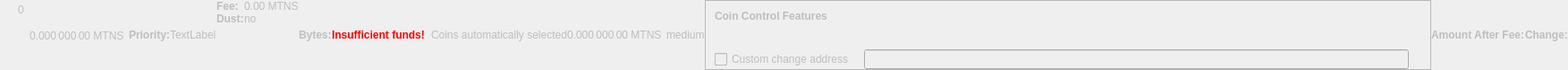
    <widget class="QWidget" name="dummyHideWidget" native="true">
     <property name="enabled">
      <bool>false</bool>
     </property>
     <property name="maximumSize">
      <size>
       <width>100</width>
       <height>22</height>
      </size>
     </property>
     <layout class="QHBoxLayout" name="dummyHideLayout">
      <property name="spacing">
       <number>0</number>
      </property>
      <property name="leftMargin">
       <number>0</number>
      </property>
      <property name="topMargin">
       <number>0</number>
      </property>
      <property name="rightMargin">
       <number>0</number>
      </property>
      <property name="bottomMargin">
       <number>0</number>
      </property>
      <item>
       <layout class="QFormLayout" name="formLayoutCoinControl1">
        <property name="horizontalSpacing">
         <number>10</number>
        </property>
        <property name="verticalSpacing">
         <number>14</number>
        </property>
        <property name="leftMargin">
         <number>10</number>
        </property>
        <property name="topMargin">
         <number>4</number>
        </property>
        <property name="rightMargin">
         <number>6</number>
        </property>
        <item row="0" column="1">
         <widget class="QLabel" name="labelCoinControlBytes">
          <property name="cursor">
           <cursorShape>IBeamCursor</cursorShape>
          </property>
          <property name="contextMenuPolicy">
           <enum>Qt::ActionsContextMenu</enum>
          </property>
          <property name="text">
           <string notr="true">0</string>
          </property>
          <property name="textInteractionFlags">
           <set>Qt::LinksAccessibleByMouse|Qt::TextSelectableByKeyboard|Qt::TextSelectableByMouse</set>
          </property>
         </widget>
        </item>
       </layout>
      </item>
      <item>
       <widget class="QLabel" name="labelCoinControlAfterFee">
        <property name="enabled">
         <bool>false</bool>
        </property>
        <property name="sizePolicy">
         <sizepolicy hsizetype="Fixed" vsizetype="Fixed">
          <horstretch>0</horstretch>
          <verstretch>0</verstretch>
         </sizepolicy>
        </property>
        <property name="minimumSize">
         <size>
          <width>111</width>
          <height>12</height>
         </size>
        </property>
        <property name="maximumSize">
         <size>
          <width>111</width>
          <height>12</height>
         </size>
        </property>
        <property name="cursor">
         <cursorShape>IBeamCursor</cursorShape>
        </property>
        <property name="contextMenuPolicy">
         <enum>Qt::ActionsContextMenu</enum>
        </property>
        <property name="text">
         <string notr="true">0.000 000 00 MTNS</string>
        </property>
        <property name="textInteractionFlags">
         <set>Qt::LinksAccessibleByMouse|Qt::TextSelectableByKeyboard|Qt::TextSelectableByMouse</set>
        </property>
       </widget>
      </item>
      <item>
       <widget class="QLabel" name="labelCoinControlPriorityText">
        <property name="enabled">
         <bool>false</bool>
        </property>
        <property name="font">
         <font>
          <weight>75</weight>
          <bold>true</bold>
         </font>
        </property>
        <property name="text">
         <string>Priority:</string>
        </property>
       </widget>
      </item>
      <item>
       <layout class="QHBoxLayout" name="horizontalLayout">
        <item>
         <widget class="QLabel" name="WarningLabel">
          <property name="text">
           <string>TextLabel</string>
          </property>
         </widget>
        </item>
       </layout>
      </item>
      <item>
       <layout class="QFormLayout" name="formLayoutCoinControl3">
        <property name="horizontalSpacing">
         <number>0</number>
        </property>
        <property name="verticalSpacing">
         <number>0</number>
        </property>
        <property name="leftMargin">
         <number>0</number>
        </property>
        <property name="topMargin">
         <number>0</number>
        </property>
        <property name="rightMargin">
         <number>0</number>
        </property>
        <item row="0" column="0">
         <widget class="QLabel" name="labelCoinControlFeeText">
          <property name="enabled">
           <bool>false</bool>
          </property>
          <property name="font">
           <font>
            <weight>75</weight>
            <bold>true</bold>
           </font>
          </property>
          <property name="text">
           <string>Fee:</string>
          </property>
          <property name="margin">
           <number>0</number>
          </property>
         </widget>
        </item>
        <item row="0" column="1">
         <widget class="QLabel" name="labelCoinControlFee">
          <property name="enabled">
           <bool>false</bool>
          </property>
          <property name="cursor">
           <cursorShape>IBeamCursor</cursorShape>
          </property>
          <property name="contextMenuPolicy">
           <enum>Qt::ActionsContextMenu</enum>
          </property>
          <property name="text">
           <string notr="true">0.00 MTNS</string>
          </property>
          <property name="textInteractionFlags">
           <set>Qt::LinksAccessibleByMouse|Qt::TextSelectableByKeyboard|Qt::TextSelectableByMouse</set>
          </property>
         </widget>
        </item>
        <item row="1" column="0">
         <widget class="QLabel" name="labelCoinControlLowOutputText">
          <property name="enabled">
           <bool>false</bool>
          </property>
          <property name="font">
           <font>
            <weight>75</weight>
            <bold>true</bold>
           </font>
          </property>
          <property name="text">
           <string>Dust:</string>
          </property>
         </widget>
        </item>
        <item row="1" column="1">
         <widget class="QLabel" name="labelCoinControlLowOutput">
          <property name="enabled">
           <bool>false</bool>
          </property>
          <property name="cursor">
           <cursorShape>IBeamCursor</cursorShape>
          </property>
          <property name="contextMenuPolicy">
           <enum>Qt::ActionsContextMenu</enum>
          </property>
          <property name="text">
           <string>no</string>
          </property>
          <property name="textInteractionFlags">
           <set>Qt::LinksAccessibleByMouse|Qt::TextSelectableByKeyboard|Qt::TextSelectableByMouse</set>
          </property>
         </widget>
        </item>
       </layout>
      </item>
      <item>
       <widget class="QLabel" name="labelCoinControlBytesText">
        <property name="enabled">
         <bool>false</bool>
        </property>
        <property name="font">
         <font>
          <weight>75</weight>
          <bold>true</bold>
         </font>
        </property>
        <property name="text">
         <string>Bytes:</string>
        </property>
       </widget>
      </item>
      <item>
       <layout class="QFormLayout" name="formLayoutCoinControl2">
        <property name="horizontalSpacing">
         <number>0</number>
        </property>
        <property name="verticalSpacing">
         <number>0</number>
        </property>
        <property name="leftMargin">
         <number>0</number>
        </property>
        <property name="topMargin">
         <number>0</number>
        </property>
        <property name="rightMargin">
         <number>0</number>
        </property>
       </layout>
      </item>
      <item>
       <layout class="QHBoxLayout" name="horizontalLayoutCoinControl2">
        <property name="spacing">
         <number>0</number>
        </property>
        <property name="bottomMargin">
         <number>0</number>
        </property>
       </layout>
      </item>
      <item>
       <widget class="QLabel" name="labelCoinControlInsuffFunds">
        <property name="enabled">
         <bool>false</bool>
        </property>
        <property name="minimumSize">
         <size>
          <width>0</width>
          <height>0</height>
         </size>
        </property>
        <property name="font">
         <font>
          <weight>75</weight>
          <bold>true</bold>
         </font>
        </property>
        <property name="styleSheet">
         <string notr="true">color:red;font-weight:bold;</string>
        </property>
        <property name="text">
         <string>Insufficient funds!</string>
        </property>
        <property name="margin">
         <number>5</number>
        </property>
       </widget>
      </item>
      <item>
       <layout class="QFormLayout" name="formLayoutCoinControl4">
        <property name="horizontalSpacing">
         <number>0</number>
        </property>
        <property name="verticalSpacing">
         <number>0</number>
        </property>
        <property name="leftMargin">
         <number>0</number>
        </property>
        <property name="topMargin">
         <number>0</number>
        </property>
        <property name="rightMargin">
         <number>0</number>
        </property>
       </layout>
      </item>
      <item>
       <widget class="QLabel" name="labelCoinControlChangeLabel">
        <property name="enabled">
         <bool>false</bool>
        </property>
        <property name="sizePolicy">
         <sizepolicy hsizetype="Preferred" vsizetype="Expanding">
          <horstretch>0</horstretch>
          <verstretch>0</verstretch>
         </sizepolicy>
        </property>
        <property name="minimumSize">
         <size>
          <width>0</width>
          <height>0</height>
         </size>
        </property>
        <property name="text">
         <string/>
        </property>
        <property name="margin">
         <number>3</number>
        </property>
       </widget>
      </item>
      <item>
       <widget class="QLabel" name="labelCoinControlAutomaticallySelected">
        <property name="enabled">
         <bool>false</bool>
        </property>
        <property name="sizePolicy">
         <sizepolicy hsizetype="Fixed" vsizetype="Fixed">
          <horstretch>0</horstretch>
          <verstretch>0</verstretch>
         </sizepolicy>
        </property>
        <property name="minimumSize">
         <size>
          <width>0</width>
          <height>0</height>
         </size>
        </property>
        <property name="maximumSize">
         <size>
          <width>240</width>
          <height>16777215</height>
         </size>
        </property>
        <property name="text">
         <string>Coins automatically selected</string>
        </property>
        <property name="margin">
         <number>5</number>
        </property>
       </widget>
      </item>
      <item>
       <widget class="QLabel" name="labelCoinControlChange">
        <property name="enabled">
         <bool>false</bool>
        </property>
        <property name="sizePolicy">
         <sizepolicy hsizetype="Fixed" vsizetype="Fixed">
          <horstretch>0</horstretch>
          <verstretch>0</verstretch>
         </sizepolicy>
        </property>
        <property name="minimumSize">
         <size>
          <width>111</width>
          <height>0</height>
         </size>
        </property>
        <property name="maximumSize">
         <size>
          <width>111</width>
          <height>16777215</height>
         </size>
        </property>
        <property name="cursor">
         <cursorShape>IBeamCursor</cursorShape>
        </property>
        <property name="contextMenuPolicy">
         <enum>Qt::ActionsContextMenu</enum>
        </property>
        <property name="text">
         <string notr="true">0.000 000 00 MTNS</string>
        </property>
        <property name="textInteractionFlags">
         <set>Qt::LinksAccessibleByMouse|Qt::TextSelectableByKeyboard|Qt::TextSelectableByMouse</set>
        </property>
       </widget>
      </item>
      <item>
       <widget class="QLabel" name="labelCoinControlPriority">
        <property name="enabled">
         <bool>false</bool>
        </property>
        <property name="cursor">
         <cursorShape>IBeamCursor</cursorShape>
        </property>
        <property name="contextMenuPolicy">
         <enum>Qt::ActionsContextMenu</enum>
        </property>
        <property name="text">
         <string>medium</string>
        </property>
        <property name="textInteractionFlags">
         <set>Qt::LinksAccessibleByMouse|Qt::TextSelectableByKeyboard|Qt::TextSelectableByMouse</set>
        </property>
       </widget>
      </item>
      <item>
       <widget class="QFrame" name="frameCoinControl">
        <property name="sizePolicy">
         <sizepolicy hsizetype="Expanding" vsizetype="Expanding">
          <horstretch>0</horstretch>
          <verstretch>0</verstretch>
         </sizepolicy>
        </property>
        <property name="maximumSize">
         <size>
          <width>16777215</width>
          <height>16777215</height>
         </size>
        </property>
        <property name="frameShape">
         <enum>QFrame::StyledPanel</enum>
        </property>
        <property name="frameShadow">
         <enum>QFrame::Sunken</enum>
        </property>
        <layout class="QVBoxLayout" name="verticalLayoutCoinControl2_2">
         <property name="spacing">
          <number>0</number>
         </property>
         <property name="leftMargin">
          <number>0</number>
         </property>
         <property name="topMargin">
          <number>0</number>
         </property>
         <property name="rightMargin">
          <number>0</number>
         </property>
         <property name="bottomMargin">
          <number>0</number>
         </property>
         <item>
          <layout class="QVBoxLayout" name="verticalLayoutCoinControl" stretch="0,0,0,1">
           <property name="spacing">
            <number>0</number>
           </property>
           <property name="leftMargin">
            <number>10</number>
           </property>
           <property name="topMargin">
            <number>10</number>
           </property>
           <item>
            <layout class="QHBoxLayout" name="horizontalLayoutCoinControl1">
             <property name="bottomMargin">
              <number>15</number>
             </property>
             <item>
              <widget class="QLabel" name="labelCoinControlFeatures">
               <property name="enabled">
                <bool>false</bool>
               </property>
               <property name="sizePolicy">
                <sizepolicy hsizetype="Preferred" vsizetype="Maximum">
                 <horstretch>0</horstretch>
                 <verstretch>0</verstretch>
                </sizepolicy>
               </property>
               <property name="font">
                <font>
                 <weight>75</weight>
                 <bold>true</bold>
                </font>
               </property>
               <property name="styleSheet">
                <string notr="true">font-weight:bold;</string>
               </property>
               <property name="text">
                <string>Coin Control Features</string>
               </property>
              </widget>
             </item>
            </layout>
           </item>
           <item>
            <widget class="QWidget" name="widgetCoinControl" native="true">
             <property name="sizePolicy">
              <sizepolicy hsizetype="Preferred" vsizetype="Preferred">
               <horstretch>0</horstretch>
               <verstretch>0</verstretch>
              </sizepolicy>
             </property>
             <property name="minimumSize">
              <size>
               <width>0</width>
               <height>0</height>
              </size>
             </property>
             <property name="styleSheet">
              <string notr="true"/>
             </property>
             <layout class="QHBoxLayout" name="horizontalLayoutCoinControl5_2">
              <property name="leftMargin">
               <number>0</number>
              </property>
              <property name="topMargin">
               <number>0</number>
              </property>
              <property name="rightMargin">
               <number>0</number>
              </property>
              <property name="bottomMargin">
               <number>0</number>
              </property>
              <item>
               <layout class="QHBoxLayout" name="horizontalLayoutCoinControl3">
                <property name="spacing">
                 <number>20</number>
                </property>
                <property name="topMargin">
                 <number>0</number>
                </property>
                <property name="bottomMargin">
                 <number>10</number>
                </property>
               </layout>
              </item>
             </layout>
            </widget>
           </item>
           <item>
            <layout class="QHBoxLayout" name="horizontalLayoutCoinControl4" stretch="0,0,0">
             <property name="spacing">
              <number>12</number>
             </property>
             <property name="sizeConstraint">
              <enum>QLayout::SetDefaultConstraint</enum>
             </property>
             <property name="topMargin">
              <number>5</number>
             </property>
             <property name="rightMargin">
              <number>5</number>
             </property>
             <item>
              <widget class="QCheckBox" name="checkBoxCoinControlChange">
               <property name="enabled">
                <bool>false</bool>
               </property>
               <property name="toolTip">
                <string>If this is activated, but the change address is empty or invalid, change will be sent to a newly generated address.</string>
               </property>
               <property name="text">
                <string>Custom change address</string>
               </property>
              </widget>
             </item>
             <item>
              <widget class="QValidatedLineEdit" name="lineEditCoinControlChange">
               <property name="enabled">
                <bool>false</bool>
               </property>
               <property name="sizePolicy">
                <sizepolicy hsizetype="Expanding" vsizetype="Fixed">
                 <horstretch>0</horstretch>
                 <verstretch>0</verstretch>
                </sizepolicy>
               </property>
              </widget>
             </item>
             <item>
              <widget class="QLabel" name="labelCoinControlChangeLabel_2">
               <property name="sizePolicy">
                <sizepolicy hsizetype="Preferred" vsizetype="Expanding">
                 <horstretch>0</horstretch>
                 <verstretch>0</verstretch>
                </sizepolicy>
               </property>
               <property name="minimumSize">
                <size>
                 <width>0</width>
                 <height>0</height>
                </size>
               </property>
               <property name="text">
                <string/>
               </property>
               <property name="margin">
                <number>3</number>
               </property>
              </widget>
             </item>
            </layout>
           </item>
           <item>
            <spacer name="verticalSpacerCoinControl">
             <property name="orientation">
              <enum>Qt::Vertical</enum>
             </property>
             <property name="sizeHint" stdset="0">
              <size>
               <width>800</width>
               <height>1</height>
              </size>
             </property>
            </spacer>
           </item>
          </layout>
         </item>
        </layout>
       </widget>
      </item>
      <item>
       <widget class="QLabel" name="labelCoinControlAfterFeeText">
        <property name="enabled">
         <bool>false</bool>
        </property>
        <property name="minimumSize">
         <size>
          <width>0</width>
          <height>0</height>
         </size>
        </property>
        <property name="maximumSize">
         <size>
          <width>16777215</width>
          <height>16777215</height>
         </size>
        </property>
        <property name="font">
         <font>
          <weight>75</weight>
          <bold>true</bold>
         </font>
        </property>
        <property name="text">
         <string>Amount After Fee:</string>
        </property>
        <property name="alignment">
         <set>Qt::AlignLeading|Qt::AlignLeft|Qt::AlignVCenter</set>
        </property>
        <property name="margin">
         <number>0</number>
        </property>
       </widget>
      </item>
      <item>
       <widget class="QLabel" name="labelCoinControlChangeText">
        <property name="enabled">
         <bool>false</bool>
        </property>
        <property name="sizePolicy">
         <sizepolicy hsizetype="Preferred" vsizetype="Preferred">
          <horstretch>0</horstretch>
          <verstretch>0</verstretch>
         </sizepolicy>
        </property>
        <property name="minimumSize">
         <size>
          <width>0</width>
          <height>0</height>
         </size>
        </property>
        <property name="maximumSize">
         <size>
          <width>16777215</width>
          <height>16777215</height>
         </size>
        </property>
        <property name="font">
         <font>
          <weight>75</weight>
          <bold>true</bold>
         </font>
        </property>
        <property name="text">
         <string>Change:</string>
        </property>
        <property name="alignment">
         <set>Qt::AlignLeading|Qt::AlignLeft|Qt::AlignVCenter</set>
        </property>
       </widget>
      </item>
     </layout>
    </widget>
